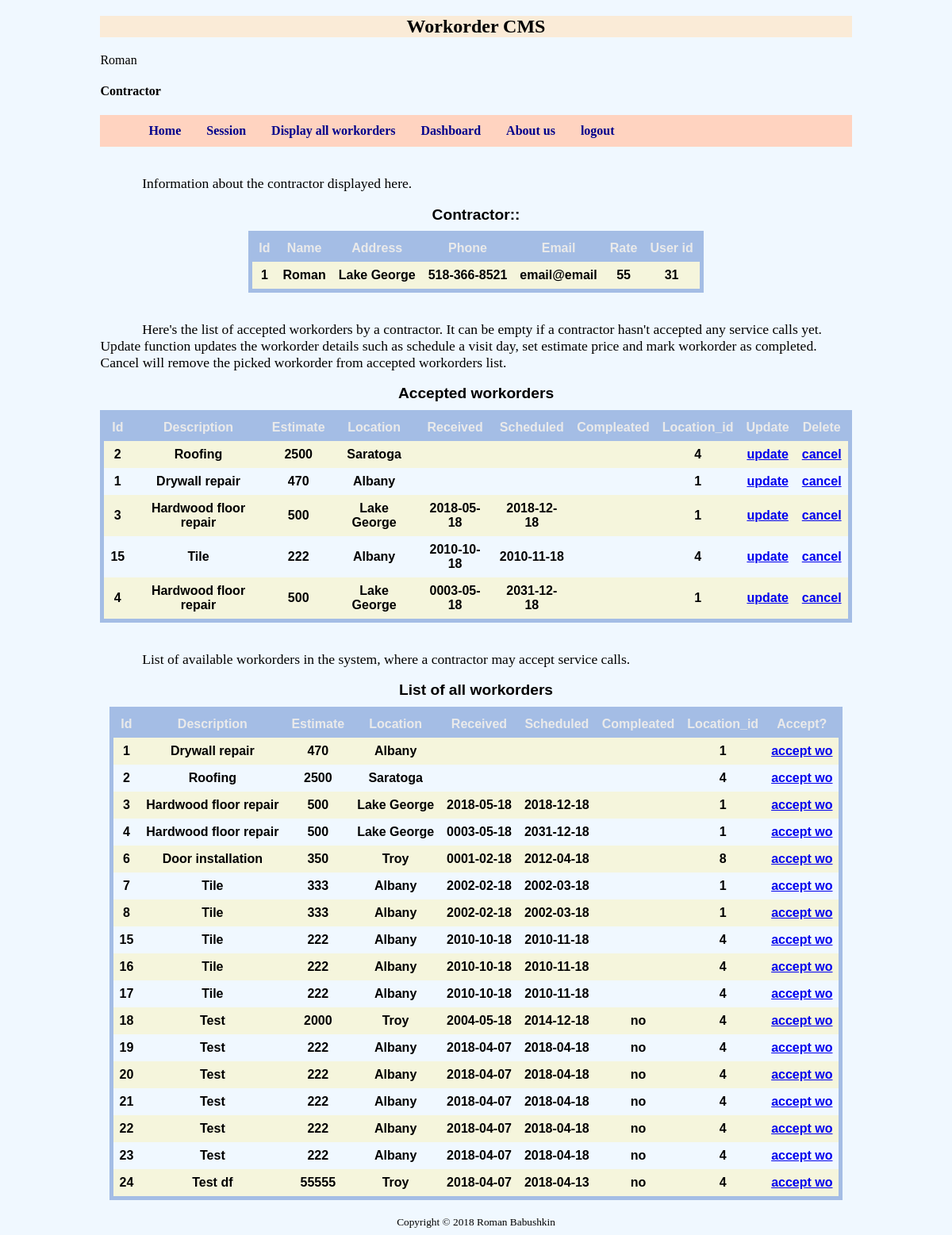
Page /mvc/Views/Dashboard.php (signed in) on the committed database.
### tables this page shows
CREATE TABLE `contractor` (
  `id` int(11) NOT NULL AUTO_INCREMENT,
  `name` varchar(45) DEFAULT NULL,
  `address` varchar(45) DEFAULT NULL,
  `phone` varchar(45) DEFAULT NULL,
  `email` varchar(45) DEFAULT NULL,
  `rate` varchar(45) DEFAULT NULL,
  `users_id` int(11) DEFAULT NULL,
  PRIMARY KEY (`id`),
  KEY `fk_contractor_users1_idx` (`users_id`),
  CONSTRAINT `fk_contractor_users1` FOREIGN KEY (`users_id`) REFERENCES `users` (`id`) ON DELETE NO ACTION ON UPDATE NO ACTION
);

CREATE TABLE `workorder` (
  `id` int(11) NOT NULL AUTO_INCREMENT,
  `description` varchar(450) DEFAULT NULL,
  `estimate` double DEFAULT NULL,
  `location` varchar(45) DEFAULT NULL,
  `received` date DEFAULT NULL,
  `scheduled` date DEFAULT NULL,
  `compleated` varchar(45) DEFAULT NULL,
  `location_id` int(11) NOT NULL,
  PRIMARY KEY (`id`),
  KEY `fk_workorder_location1_idx` (`location_id`),
  CONSTRAINT `fk_workorder_location1` FOREIGN KEY (`location_id`) REFERENCES `location` (`id`) ON DELETE NO ACTION ON UPDATE NO ACTION
);

### mvc/Controllers/ContractorImpl.php (called while the page is built, shortened)
<?php
class ContractorImpl extends Controller {
    public static function findContractorByUserId($id) {
   $sql = "SELECT * FROM contractor WHERE users_id='$id'";
        $data = self::query($sql);
        return $data;
    }
}
?>

### mvc/classes/Database.php (called while the page is built, shortened)
<?php
class Database {
    public static $host = "127.0.0.1";
    public static $dbName = "workorder";
    public static $userName = "root";
    public static $password = "1982";
  private static function con() {
    $pdo = new PDO("mysql:host=".self::$host.";dbname=".self::$dbName.";charset=utf8", self::$userName, self::$password);
    $pdo->setAttribute(PDO::ATTR_EMULATE_PREPARES, false);
    $pdo->setAttribute(PDO::ATTR_ERRMODE, PDO::ERRMODE_EXCEPTION);
    return $pdo;
  }
  public static function query($query, $params = array()) {
    $stmt = self::con()->prepare($query);
    $stmt->execute($params);
    $data = $stmt->fetchAll();
    return $data;
  }
}
?>

### mvc/Controllers/WorkorderImpl.php (called while the page is built, shortened)
<?php
class WorkorderImpl extends Controller {
    public static function listWorkorders() {
        return (self::query("SELECT * FROM workorder"));
    }
        public static function acceptedWorkorders($contractor_id) {
            $sql = "SELECT  workorder.*
            FROM received_wo, workorder, contractor
	        WHERE received_wo.workorder_id = workorder.id
            AND		contractor_id = contractor.id
            AND	    contractor_id = '$contractor_id';";
       return (self::query($sql));
    }
}
?>

### mvc/Views/Contractor/ListWorkorders.php (the view)
<p>List of available workorders in the system, where a contractor may accept service calls.</p>
        <table>
        <caption>List of all workorders</caption>
            <tr>
                <th>Id</th>
                <th>Description</th>
                <th>Estimate</th>
                <th>Location</th>
                <th>Received</th>
                <th>Scheduled   </th>
                <th>Compleated</th>
                <th>Location_id</th>
                <th>Accept?</th>
            </tr>
  <?php
            $data = WorkorderImpl::listWorkorders();
            foreach( $data as $row ) {
            echo "<tr>";
            echo "<th>".$row['id']."</th>";
            echo "<th>".$row['description']."</th>";
            echo "<th>".$row['estimate']."</th>";
            echo "<th>".$row['location']."</th>";
            echo "<th>".$row['received']."</th>";
            echo "<th>".$row['scheduled']."</th>";
            echo "<th>".$row['compleated']."</th>";
            echo "<th>".$row['location_id']."</th>";
            echo "<th><a href=\"acceptWorkorder?id=".$row['id']."\">accept wo</a></th>";
            echo "</tr>";
            }
        echo "</table>";
    ?>

### mvc/Views/Contractor/ContractorInfo.php (shortened to what this page needs)
<p>Information about the contractor displayed here.</p>
<table>
        <caption>Contractor::</caption>
            <tr>
                <th>Id</th>
                <th>Name</th>
                <th>Address</th>
                <th>Phone</th>
                <th>Email</th>
                <th>Rate</th>
                <th>User id</th>
            </tr>
<?php
$data = ContractorImpl::findContractorByUserId($_SESSION['id']);
foreach( $data as $row ) {
            echo "<tr>";
            echo "<th>".$row['id']."</th>";
            echo "<th>".$row['name']."</th>";
            echo "<th>".$row['address']."</th>";
            echo "<th>".$row['phone']."</th>";
            echo "<th>".$row['email']."</th>";
            echo "<th>".$row['rate']."</th>";
            echo "<th>".$row['users_id']."</th>";
            echo "</tr>";
            }
        echo "</table>";
?>

### mvc/Views/Contractor/AcceptedWorkorders.php
<p>Here's the list of accepted workorders by a contractor. It can be empty if a contractor hasn't accepted any service calls yet. Update function updates the workorder details such as schedule a visit day, set estimate price and mark workorder as completed. Cancel will remove the picked workorder from accepted workorders list.</p>
        <table>
        <caption>Accepted workorders</caption>
            <tr>
                <th>Id</th>
                <th>Description</th>
                <th>Estimate</th>
                <th>Location</th>
                <th>Received</th>
                <th>Scheduled   </th>
                <th>Compleated</th>
                <th>Location_id</th>
                <th>Update</th>
                <th>Delete</th>
            </tr>
  <?php
            $data = WorkorderImpl::acceptedWorkorders($_SESSION['contractor_id']);
            foreach( $data as $row ) {
            echo "<tr>";
            echo "<th>".$row['id']."</th>";
            echo "<th>".$row['description']."</th>";
            echo "<th>".$row['estimate']."</th>";
            echo "<th>".$row['location']."</th>";
            echo "<th>".$row['received']."</th>";
            echo "<th>".$row['scheduled']."</th>";
            echo "<th>".$row['compleated']."</th>";
            echo "<th>".$row['location_id']."</th>";
echo "<th><a href=\"updateWorkContractor?id=".$row['id']."\">update</a></th>";
echo "<th><a href=\"cancelWorkorder?id=".$row['id']."\">cancel</a></th>";
            echo "</tr>";
            }
        echo "</table>";
    ?>

### rows in the picture
contractor: id "1", name "Roman", address "Lake George", phone "518-366-8521", email "email@email", rate "55", users "31"
workorder: id "2", description "Roofing", estimate "2500", location "Saratoga", location "4"
workorder: id "1", description "Drywall repair", estimate "470", location "Albany", location "1"
workorder: id "3", description "Hardwood floor repair", estimate "500", location "Lake George", received "2018-05-18", scheduled "2018-12-18", location "1"
workorder: id "15", description "Tile", estimate "222", location "Albany", received "2010-10-18", scheduled "2010-11-18", location "4"
workorder: id "4", description "Hardwood floor repair", estimate "500", location "Lake George", received "0003-05-18", scheduled "2031-12-18", location "1"
workorder: id "6", description "Door installation", estimate "350", location "Troy", received "0001-02-18", scheduled "2012-04-18", location "8"
workorder: id "7", description "Tile", estimate "333", location "Albany", received "2002-02-18", scheduled "2002-03-18", location "1"
workorder: id "8", description "Tile", estimate "333", location "Albany", received "2002-02-18", scheduled "2002-03-18", location "1"
workorder: id "16", description "Tile", estimate "222", location "Albany", received "2010-10-18", scheduled "2010-11-18", location "4"
workorder: id "17", description "Tile", estimate "222", location "Albany", received "2010-10-18", scheduled "2010-11-18", location "4"
workorder: id "18", description "Test", estimate "2000", location "Troy", received "2004-05-18", scheduled "2014-12-18", compleated "no", location "4"
workorder: id "19", description "Test", estimate "222", location "Albany", received "2018-04-07", scheduled "2018-04-18", compleated "no", location "4"
workorder: id "20", description "Test", estimate "222", location "Albany", received "2018-04-07", scheduled "2018-04-18", compleated "no", location "4"
workorder: id "21", description "Test", estimate "222", location "Albany", received "2018-04-07", scheduled "2018-04-18", compleated "no", location "4"
workorder: id "22", description "Test", estimate "222", location "Albany", received "2018-04-07", scheduled "2018-04-18", compleated "no", location "4"
workorder: id "23", description "Test", estimate "222", location "Albany", received "2018-04-07", scheduled "2018-04-18", compleated "no", location "4"
workorder: id "24", description "Test df", estimate "55555", location "Troy", received "2018-04-07", scheduled "2018-04-13", compleated "no", location "4"

### other values in the picture
$_SESSION['name'] "Roman"
